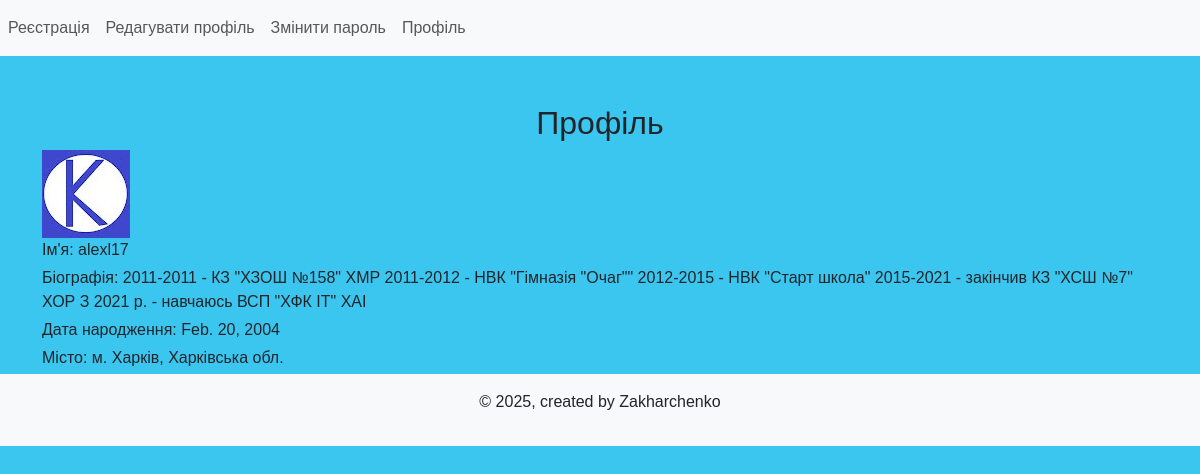
/profile/ (signed in), run on the app's committed database.
### board/models.py (models this page shows, shortened)
class UserProfile(AbstractUser):
    user = models.OneToOneField(User, on_delete=models.CASCADE)
    bio = models.TextField(max_length=500, blank=True)
    birth_date = models.DateField(null=True, blank=True)
    location = models.TextField(max_length=100, blank=True)
    avatar = models.ImageField(upload_to='avatars/', null=True, blank=True)
    groups = models.ManyToManyField(
        'auth.Group',
        related_name='userprofile_set',
        blank=True
    )
    user_permissions = models.ManyToManyField(
        'auth.Permission',
        related_name='userprofile_set',
        blank=True
    )

class User(AbstractUser):
    phone_number = models.CharField(max_length=15, blank=True, null=True)
    address = models.CharField(max_length=255, blank=True, null=True)

### board/views.py (the view)
# urls.py: path('profile/', views.profile_view, name='profile'),
@login_required
def profile_view(request: HttpRequest) -> render:
    user_profile = request.user.userprofile
    return render(request, "form/profile.html", {'user_profile': user_profile})

### board/templates/form/profile.html (shortened to what this page needs)
{% include 'form/head.html' %}
{% block content %}
    <div class="container mt-5">
        <h2 class="jumbotron text-center">Профіль</h2>
            {% if user_profile.avatar %}
                <img src="{{ user_profile.avatar.url }}" alt="Avatar">
            {% else %}
                <p class="mb-1">Зображення не завантажено.</p>
            {% endif %}
        <p class="mb-1">Ім'я: {{ user_profile.user.username }}</p>
        <p class="mb-1">Біографія: {{ user_profile.bio }}</p>
        <p class="mb-1">Дата народження: {{ user_profile.birth_date }}</p>
        <p class="mb-1">Місто: {{ user_profile.location }}</p>
    </div>
{% endblock %}
{% include 'form/footer.html' %}

### data on the page
UserProfile: avatar (picture), user.username "alexl17", bio "2011-2011 - КЗ \"ХЗОШ №158\" ХМР 2011-2012 - НВК \"Гімназія \"Очаг\"\" 2012-2015 - НВК \"Старт школа\" 2015-2021 - закінчив КЗ \"ХСШ №7\" ХОР З 2021 р. - навчаюсь ВСП \"ХФК ІТ\" ХАІ", birth_date "Feb. 20, 2004", location "м. Харків, Харківська обл."
